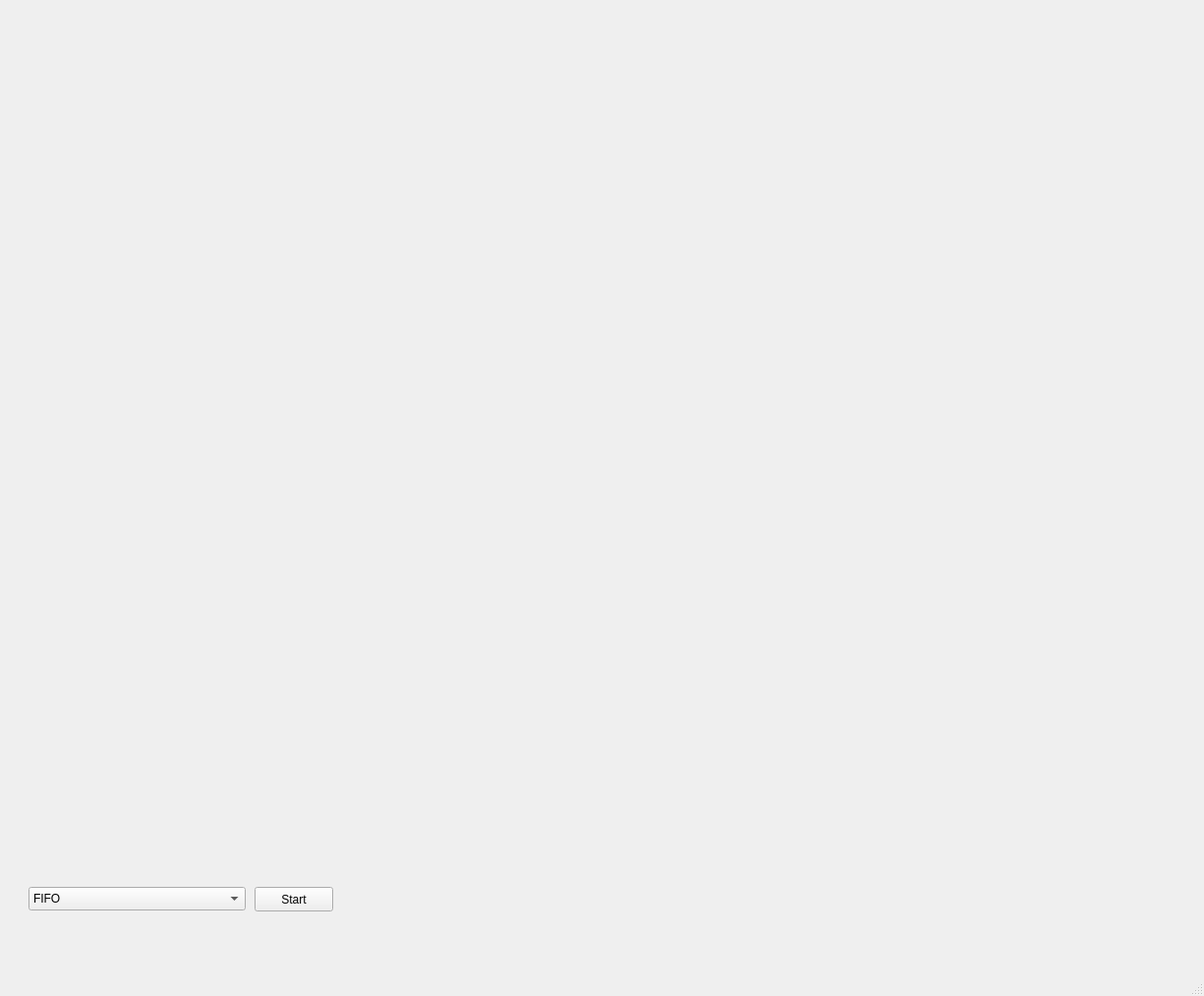
<?xml version="1.0" encoding="UTF-8"?>
<ui version="4.0">
 <class>MainWindow</class>
 <widget class="QMainWindow" name="MainWindow">
  <property name="geometry">
   <rect>
    <x>0</x>
    <y>0</y>
    <width>1225</width>
    <height>1013</height>
   </rect>
  </property>
  <property name="windowTitle">
   <string>MainWindow</string>
  </property>
  <widget class="QWidget" name="centralwidget">
   <layout class="QVBoxLayout" name="verticalLayout">
    <item>
     <widget class="QWidget" name="DrawWidget" native="true"/>
    </item>
    <item>
     <widget class="QWidget" name="widget_2" native="true">
      <property name="maximumSize">
       <size>
        <width>16777215</width>
        <height>100</height>
       </size>
      </property>
      <widget class="QComboBox" name="comboBox">
       <property name="geometry">
        <rect>
         <x>20</x>
         <y>20</y>
         <width>221</width>
         <height>24</height>
        </rect>
       </property>
       <item>
        <property name="text">
         <string>FIFO</string>
        </property>
       </item>
       <item>
        <property name="text">
         <string>Priority FIFO</string>
        </property>
       </item>
       <item>
        <property name="text">
         <string>Shortest job first</string>
        </property>
       </item>
       <item>
        <property name="text">
         <string>Round robin</string>
        </property>
       </item>
       <item>
        <property name="text">
         <string>LIFO</string>
        </property>
       </item>
       <item>
        <property name="text">
         <string>Random</string>
        </property>
       </item>
       <item>
        <property name="text">
         <string>FBn</string>
        </property>
       </item>
      </widget>
      <widget class="QPushButton" name="StartStopBtn">
       <property name="geometry">
        <rect>
         <x>250</x>
         <y>20</y>
         <width>80</width>
         <height>25</height>
        </rect>
       </property>
       <property name="text">
        <string>Start</string>
       </property>
      </widget>
     </widget>
    </item>
   </layout>
  </widget>
  <widget class="QMenuBar" name="menubar">
   <property name="geometry">
    <rect>
     <x>0</x>
     <y>0</y>
     <width>1225</width>
     <height>25</height>
    </rect>
   </property>
  </widget>
  <widget class="QStatusBar" name="statusbar"/>
 </widget>
 <resources/>
 <connections/>
</ui>
